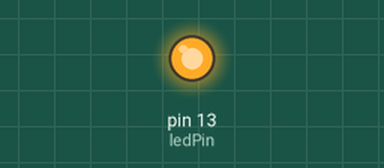
Bench run of a sketch on a simulated Arduino Uno, built with avr-gcc and run on an emulated ATmega328P. Shown: output pins drawn as LEDs (lit = HIGH).

Above: at 0.2 s.
At 31.5 s:
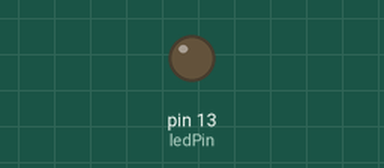
Timing chart, 0 to 33.8 s (numbered marks = the images above):
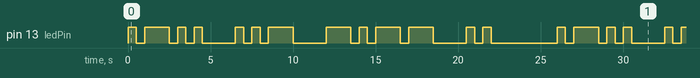

The sketch:

sketch_function_morse.ino
```cpp
// Define the LED pin
int ledPin = 13;
int dotDuration = 500;

void setup() {
  // Initialize the LED pin as an output
  pinMode(ledPin, OUTPUT);
}

void dot() {
  digitalWrite(ledPin, HIGH); // Turn on the LED
  delay(dotDuration); // Dot duration
  digitalWrite(ledPin, LOW); // Turn off the LED
  delay(dotDuration); // Pause between dots and dashes
}

void dash() {
  digitalWrite(ledPin, HIGH); // Turn on the LED
  delay(dotDuration*3); // Dash duration
  digitalWrite(ledPin, LOW); // Turn off the LED
  delay(dotDuration); // Pause between dots and dashes
}

void loop() {
  // Call the function to spell "Luyi" in Morse code
  morseLuyi();
  delay(2000); // Wait for 2 seconds before repeating
}

void morseLuyi() {
  // Morse code for 'L'
  dot(); dash(); dot(); dot();
  delay(1500); // Pause between letters

  // Morse code for 'u'
  dot(); dot(); dash();
  delay(1500); // Pause between letters

  // Morse code for 'y'
  dash(); dot(); dash(); dash();
  delay(1500); // Pause between letters

  // Morse code for 'i'
  dot(); dot();
  delay(1500); // Pause between letters
}
```

Measured:
- by itself, pin 13 (ledPin): moves between LOW and HIGH, repeating every 26.0 s
- by itself, everything shown: repeats every 26.0 s, in 26 steps
